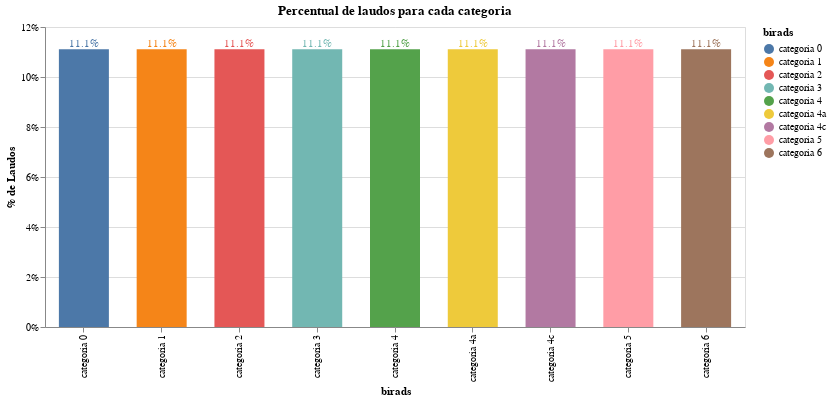

Notebook source saved alongside this figure:
### Code cell
#Verificando percentuais de laudos por classes
df2 = pd.DataFrame(df.groupby('birads').count()['texto_do_laudo_3']).reset_index()

bars = alt.Chart(df2).mark_bar(size=50).encode(
    x=alt.X('birads'),
    y=alt.Y('PercentOfTotal:Q', axis=alt.Axis(format='.0%', title='% de Laudos')),
    color='birads'
).transform_window(
    TotalArticles='sum(texto_do_laudo_3)',
    frame=[None, None]
).transform_calculate(
    PercentOfTotal="datum.texto_do_laudo_3 / datum.TotalArticles"
)

text = bars.mark_text(
    align='center',
    baseline='bottom',
    #dx=5  # Nudges text to right so it doesn't appear on top of the bar
).encode(
    text=alt.Text('PercentOfTotal:Q', format='.1%')
)

(bars + text).interactive().properties(
    height=300, 
    width=700,
    title = "Percentual de laudos para cada categoria",
)

### Figure 1 — Vega-Lite specification as saved in the notebook (floating-point values rounded to 4 significant figures)
{"config": {"view": {"continuousWidth": 400, "continuousHeight": 300}}, "layer": [{"mark": {"type": "bar", "size": 50}, "encoding": {"color": {"field": "birads", "type": "nominal"}, "x": {"field": "birads", "type": "nominal"}, "y": {"axis": {"format": ".0%", "title": "% de Laudos"}, "field": "PercentOfTotal", "type": "quantitative"}}, "selection": {"selector001": {"type": "interval", "bind": "scales", "encodings": ["x", "y"]}}, "transform": [{"window": [{"op": "sum", "field": "texto_do_laudo_3", "as": "TotalArticles"}], "frame": [null, null]}, {"calculate": "datum.texto_do_laudo_3 / datum.TotalArticles", "as": "PercentOfTotal"}]}, {"mark": {"type": "text", "align": "center", "baseline": "bottom"}, "encoding": {"color": {"field": "birads", "type": "nominal"}, "text": {"field": "PercentOfTotal", "format": ".1%", "type": "quantitative"}, "x": {"field": "birads", "type": "nominal"}, "y": {"axis": {"format": ".0%", "title": "% de Laudos"}, "field": "PercentOfTotal", "type": "quantitative"}}, "transform": [{"window": [{"op": "sum", "field": "texto_do_laudo_3", "as": "TotalArticles"}], "frame": [null, null]}, {"calculate": "datum.texto_do_laudo_3 / datum.TotalArticles", "as": "PercentOfTotal"}]}], "data": {"name": "data-402641f0f8cae655a70c7941c2e0baa0"}, "height": 300, "title": "Percentual de laudos para cada categoria", "width": 700, "$schema": "https://vega.github.io/schema/vega-lite/v4.17.0.json", "datasets": {"data-402641f0f8cae655a70c7941c2e0baa0": [{"birads": "categoria 0", "texto_do_laudo_3": 3387}, {"birads": "categoria 1", "texto_do_laudo_3": 3387}, {"birads": "categoria 2", "texto_do_laudo_3": 3387}, {"birads": "categoria 3", "texto_do_laudo_3": 3387}, {"birads": "categoria 4", "texto_do_laudo_3": 3387}, {"birads": "categoria 4a", "texto_do_laudo_3": 3387}, {"birads": "categoria 4c", "texto_do_laudo_3": 3387}, {"birads": "categoria 5", "texto_do_laudo_3": 3387}, {"birads": "categoria 6", "texto_do_laudo_3": 3387}]}}
